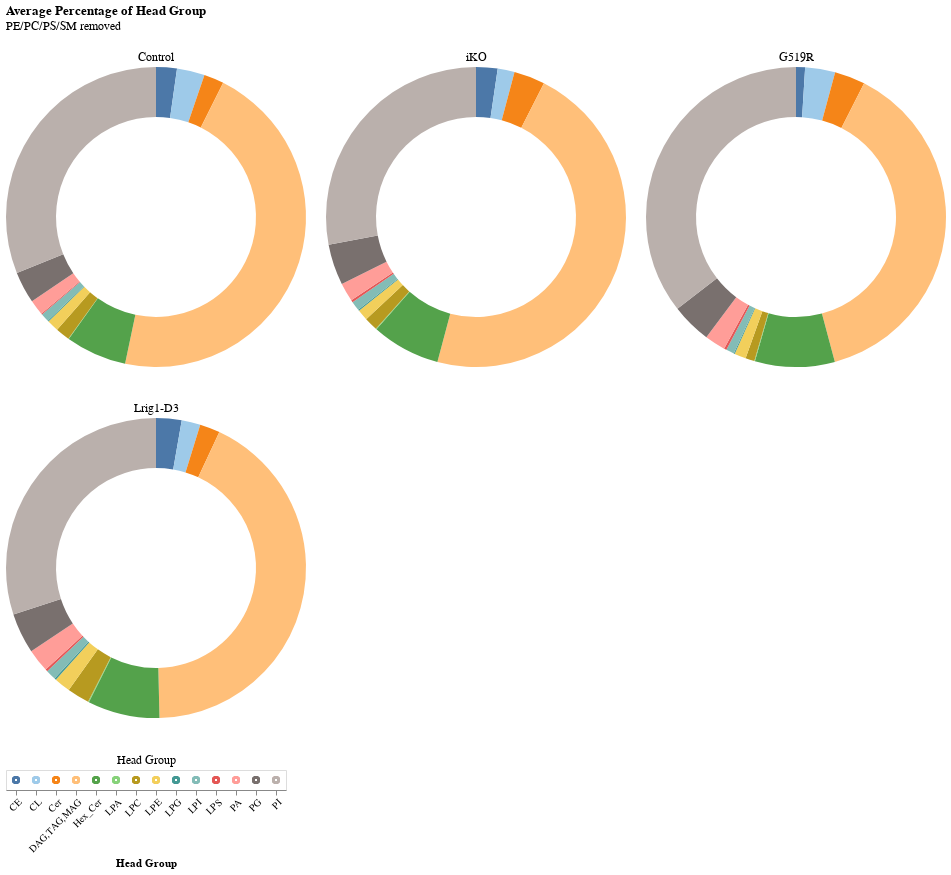

The code cell stored with this chart in its notebook:
### Code cell
chart_list = []

# create selection tool
click = alt.selection_point(fields=['Head Group'])

# create head group legend
heads = alt.Chart(h_dropped).mark_point().encode(
    x=alt.X('Head Group').axis(labelAngle=-45),
    color=alt.condition(click, 'Head Group', alt.value('lightgray')),
    ).add_params(click).properties(title={'text':[], 'subtitle':'Head Group'})

for ptn in h_dropped['Mutation'].unique():
    source = h_dropped[h_dropped['Mutation'] == ptn]
    
    donut = alt.Chart(source).mark_arc(innerRadius=100).encode(
        theta='mean(Fraction):Q',
        color=alt.condition(click, 'Head Group', alt.value('lightgray'), scale=alt.Scale(scheme='tableau20'), legend=None),
        opacity = alt.condition(click, alt.value(1), alt.value(0.1)),
        tooltip=['Head Group', 'mean(Fraction)']
    ).add_params(click).properties(
        width=300,
        title={'text':[], 'subtitle':ptn}
    )
    
    chart_list.append(donut)

d = alt.hconcat(*chart_list[:3]) & alt.hconcat(*chart_list[3:]) & heads
d = d.properties(title={'text':['Average Percentage of Head Group'],  'subtitle':['PE/PC/PS/SM removed']})
d.save('graphs/dgat/head_group/Donut_Charts_NoPEPCPSSM.png', ppi=300)
d

### Figure 1 — Vega-Lite specification as saved in the notebook (floating-point values rounded to 4 significant figures; data arrays with more than 128 entries replaced by an {"elided": "..."} marker saying what was removed)
{"config": {"view": {"continuousWidth": 300, "continuousHeight": 300}}, "vconcat": [{"hconcat": [{"data": {"name": "data-9045ee00862f1eb254b3a41594fa8abb"}, "mark": {"type": "arc", "innerRadius": 100}, "encoding": {"color": {"condition": {"param": "param_2", "field": "Head Group", "scale": {"scheme": "tableau20"}, "legend": null, "type": "nominal"}, "value": "lightgray"}, "opacity": {"condition": {"param": "param_2", "value": 1}, "value": 0.1}, "theta": {"aggregate": "mean", "field": "Fraction", "type": "quantitative"}, "tooltip": [{"field": "Head Group", "type": "nominal"}, {"aggregate": "mean", "field": "Fraction", "type": "quantitative"}]}, "name": "view_6", "title": {"text": [], "subtitle": "Control"}, "width": 300}, {"data": {"name": "data-18dc183e5d926e8036a707639f6a462d"}, "mark": {"type": "arc", "innerRadius": 100}, "encoding": {"color": {"condition": {"param": "param_2", "field": "Head Group", "scale": {"scheme": "tableau20"}, "legend": null, "type": "nominal"}, "value": "lightgray"}, "opacity": {"condition": {"param": "param_2", "value": 1}, "value": 0.1}, "theta": {"aggregate": "mean", "field": "Fraction", "type": "quantitative"}, "tooltip": [{"field": "Head Group", "type": "nominal"}, {"aggregate": "mean", "field": "Fraction", "type": "quantitative"}]}, "name": "view_7", "title": {"text": [], "subtitle": "iKO"}, "width": 300}, {"data": {"name": "data-609cd1e35fa8c9c6ba0f7f0d8c4942c1"}, "mark": {"type": "arc", "innerRadius": 100}, "encoding": {"color": {"condition": {"param": "param_2", "field": "Head Group", "scale": {"scheme": "tableau20"}, "legend": null, "type": "nominal"}, "value": "lightgray"}, "opacity": {"condition": {"param": "param_2", "value": 1}, "value": 0.1}, "theta": {"aggregate": "mean", "field": "Fraction", "type": "quantitative"}, "tooltip": [{"field": "Head Group", "type": "nominal"}, {"aggregate": "mean", "field": "Fraction", "type": "quantitative"}]}, "name": "view_8", "title": {"text": [], "subtitle": "G519R"}, "width": 300}]}, {"hconcat": [{"mark": {"type": "arc", "innerRadius": 100}, "encoding": {"color": {"condition": {"param": "param_2", "field": "Head Group", "scale": {"scheme": "tableau20"}, "legend": null, "type": "nominal"}, "value": "lightgray"}, "opacity": {"condition": {"param": "param_2", "value": 1}, "value": 0.1}, "theta": {"aggregate": "mean", "field": "Fraction", "type": "quantitative"}, "tooltip": [{"field": "Head Group", "type": "nominal"}, {"aggregate": "mean", "field": "Fraction", "type": "quantitative"}]}, "name": "view_9", "title": {"text": [], "subtitle": "Lrig1-D3"}, "width": 300}], "data": {"name": "data-17efbf0210708472ac3a6a0241dfae79"}}, {"data": {"name": "data-9fa2cf25884ba01f617118090cadcdf9"}, "mark": {"type": "point"}, "encoding": {"color": {"condition": {"param": "param_2", "field": "Head Group"}, "value": "lightgray"}, "x": {"axis": {"labelAngle": -45}, "field": "Head Group", "type": "nominal"}}, "name": "view_10", "title": {"text": [], "subtitle": "Head Group"}}], "params": [{"name": "param_2", "select": {"type": "point", "fields": ["Head Group"]}, "views": ["view_6", "view_7", "view_8", "view_9", "view_10"]}], "title": {"text": ["Average Percentage of Head Group"], "subtitle": ["PE/PC/PS/SM removed"]}, "$schema": "https://vega.github.io/schema/vega-lite/v5.17.0.json", "datasets": {"data-9045ee00862f1eb254b3a41594fa8abb": [{"Mutation": "Control", "Head Group": "CE", "Fraction": 0.006946}, {"Mutation": "Control", "Head Group": "CE", "Fraction": 0.009492}, {"Mutation": "Control", "Head Group": "CE", "Fraction": 0.01018}, {"Mutation": "Control", "Head Group": "CE", "Fraction": 0.00402}, {"Mutation": "Control", "Head Group": "CE", "Fraction": 0.003725}, {"Mutation": "Control", "Head Group": "CL", "Fraction": 0.01106}, {"Mutation": "Control", "Head Group": "CL", "Fraction": 0.009842}, {"Mutation": "Control", "Head Group": "CL", "Fraction": 0.006619}, {"Mutation": "Control", "Head Group": "CL", "Fraction": 0.009271}, {"Mutation": "Control", "Head Group": "CL", "Fraction": 0.009162}, {"Mutation": "Control", "Head Group": "Cer", "Fraction": 0.002984}, {"Mutation": "Control", "Head Group": "Cer", "Fraction": 0.009073}, {"Mutation": "Control", "Head Group": "Cer", "Fraction": 0.00769}, {"Mutation": "Control", "Head Group": "Cer", "Fraction": 0.007668}, {"Mutation": "Control", "Head Group": "Cer", "Fraction": 0.005565}, {"Mutation": "Control", "Head Group": "DAG,TAG,MAG", "Fraction": 0.1114}, {"Mutation": "Control", "Head Group": "DAG,TAG,MAG", "Fraction": 0.09536}, {"Mutation": "Control", "Head Group": "DAG,TAG,MAG", "Fraction": 0.171}, {"Mutation": "Control", "Head Group": "DAG,TAG,MAG", "Fraction": 0.178}, {"Mutation": "Control", "Head Group": "DAG,TAG,MAG", "Fraction": 0.1485}, {"Mutation": "Control", "Head Group": "Hex_Cer", "Fraction": 0.02081}, {"Mutation": "Control", "Head Group": "Hex_Cer", "Fraction": 0.02284}, {"Mutation": "Control", "Head Group": "Hex_Cer", "Fraction": 0.01916}, {"Mutation": "Control", "Head Group": "Hex_Cer", "Fraction": 0.01899}, {"Mutation": "Control", "Head Group": "Hex_Cer", "Fraction": 0.01906}, {"Mutation": "Control", "Head Group": "LPA", "Fraction": 0.0001258}, {"Mutation": "Control", "Head Group": "LPA", "Fraction": 0.0002699}, {"Mutation": "Control", "Head Group": "LPA", "Fraction": 0.0001613}, {"Mutation": "Control", "Head Group": "LPA", "Fraction": 0.0001277}, {"Mutation": "Control", "Head Group": "LPA", "Fraction": 8.399e-05}, {"Mutation": "Control", "Head Group": "LPC", "Fraction": 0.005244}, {"Mutation": "Control", "Head Group": "LPC", "Fraction": 0.005773}, {"Mutation": "Control", "Head Group": "LPC", "Fraction": 0.00517}, {"Mutation": "Control", "Head Group": "LPC", "Fraction": 0.004123}, {"Mutation": "Control", "Head Group": "LPC", "Fraction": 0.003141}, {"Mutation": "Control", "Head Group": "LPE", "Fraction": 0.003557}, {"Mutation": "Control", "Head Group": "LPE", "Fraction": 0.005278}, {"Mutation": "Control", "Head Group": "LPE", "Fraction": 0.003791}, {"Mutation": "Control", "Head Group": "LPE", "Fraction": 0.003694}, {"Mutation": "Control", "Head Group": "LPE", "Fraction": 0.002987}, {"Mutation": "Control", "Head Group": "LPG", "Fraction": 0.0002505}, {"Mutation": "Control", "Head Group": "LPG", "Fraction": 0.0004245}, {"Mutation": "Control", "Head Group": "LPG", "Fraction": 0.0003693}, {"Mutation": "Control", "Head Group": "LPG", "Fraction": 0.0003146}, {"Mutation": "Control", "Head Group": "LPG", "Fraction": 0.0002691}, {"Mutation": "Control", "Head Group": "LPI", "Fraction": 0.003304}, {"Mutation": "Control", "Head Group": "LPI", "Fraction": 0.003159}, {"Mutation": "Control", "Head Group": "LPI", "Fraction": 0.002939}, {"Mutation": "Control", "Head Group": "LPI", "Fraction": 0.002393}, {"Mutation": "Control", "Head Group": "LPI", "Fraction": 0.002177}, {"Mutation": "Control", "Head Group": "LPS", "Fraction": 0.0002429}, {"Mutation": "Control", "Head Group": "LPS", "Fraction": 0.0005735}, {"Mutation": "Control", "Head Group": "LPS", "Fraction": 0.0002797}, {"Mutation": "Control", "Head Group": "LPS", "Fraction": 0.0003242}, {"Mutation": "Control", "Head Group": "LPS", "Fraction": 0.0003173}, {"Mutation": "Control", "Head Group": "PA", "Fraction": 0.005527}, {"Mutation": "Control", "Head Group": "PA", "Fraction": 0.006836}, {"Mutation": "Control", "Head Group": "PA", "Fraction": 0.004954}, {"Mutation": "Control", "Head Group": "PA", "Fraction": 0.004216}, {"Mutation": "Control", "Head Group": "PA", "Fraction": 0.003743}, {"Mutation": "Control", "Head Group": "PG", "Fraction": 0.0108}, {"Mutation": "Control", "Head Group": "PG", "Fraction": 0.01109}, {"Mutation": "Control", "Head Group": "PG", "Fraction": 0.01059}, {"Mutation": "Control", "Head Group": "PG", "Fraction": 0.009906}, {"Mutation": "Control", "Head Group": "PG", "Fraction": 0.01001}, {"Mutation": "Control", "Head Group": "PI", "Fraction": 0.1027}, {"Mutation": "Control", "Head Group": "PI", "Fraction": 0.09466}, {"Mutation": "Control", "Head Group": "PI", "Fraction": 0.09096}, {"Mutation": "Control", "Head Group": "PI", "Fraction": 0.08957}, {"Mutation": "Control", "Head Group": "PI", "Fraction": 0.09878}], "data-18dc183e5d926e8036a707639f6a462d": [{"Mutation": "iKO", "Head Group": "CE", "Fraction": 0.007533}, {"Mutation": "iKO", "Head Group": "CE", "Fraction": 0.005789}, {"Mutation": "iKO", "Head Group": "CE", "Fraction": 0.002648}, {"Mutation": "iKO", "Head Group": "CE", "Fraction": 0.003108}, {"Mutation": "iKO", "Head Group": "CE", "Fraction": 0.008212}, {"Mutation": "iKO", "Head Group": "CE", "Fraction": 0.009307}, {"Mutation": "iKO", "Head Group": "CL", "Fraction": 0.00464}, {"Mutation": "iKO", "Head Group": "CL", "Fraction": 0.004837}, {"Mutation": "iKO", "Head Group": "CL", "Fraction": 0.003369}, {"Mutation": "iKO", "Head Group": "CL", "Fraction": 0.005141}, {"Mutation": "iKO", "Head Group": "CL", "Fraction": 0.005068}, {"Mutation": "iKO", "Head Group": "CL", "Fraction": 0.005732}, {"Mutation": "iKO", "Head Group": "Cer", "Fraction": 0.01114}, {"Mutation": "iKO", "Head Group": "Cer", "Fraction": 0.008958}, {"Mutation": "iKO", "Head Group": "Cer", "Fraction": 0.004582}, {"Mutation": "iKO", "Head Group": "Cer", "Fraction": 0.00947}, {"Mutation": "iKO", "Head Group": "Cer", "Fraction": 0.008778}, {"Mutation": "iKO", "Head Group": "Cer", "Fraction": 0.009941}, {"Mutation": "iKO", "Head Group": "DAG,TAG,MAG", "Fraction": 0.1119}, {"Mutation": "iKO", "Head Group": "DAG,TAG,MAG", "Fraction": 0.188}, {"Mutation": "iKO", "Head Group": "DAG,TAG,MAG", "Fraction": 0.1806}, {"Mutation": "iKO", "Head Group": "DAG,TAG,MAG", "Fraction": 0.1034}, {"Mutation": "iKO", "Head Group": "DAG,TAG,MAG", "Fraction": 0.09473}, {"Mutation": "iKO", "Head Group": "DAG,TAG,MAG", "Fraction": 0.05895}, {"Mutation": "iKO", "Head Group": "Hex_Cer", "Fraction": 0.01858}, {"Mutation": "iKO", "Head Group": "Hex_Cer", "Fraction": 0.01934}, {"Mutation": "iKO", "Head Group": "Hex_Cer", "Fraction": 0.01422}, {"Mutation": "iKO", "Head Group": "Hex_Cer", "Fraction": 0.01894}, {"Mutation": "iKO", "Head Group": "Hex_Cer", "Fraction": 0.02642}, {"Mutation": "iKO", "Head Group": "Hex_Cer", "Fraction": 0.01958}, {"Mutation": "iKO", "Head Group": "LPA", "Fraction": 0.0003064}, {"Mutation": "iKO", "Head Group": "LPA", "Fraction": 0.0002179}, {"Mutation": "iKO", "Head Group": "LPA", "Fraction": 0.0001204}, {"Mutation": "iKO", "Head Group": "LPA", "Fraction": 0.0002116}, {"Mutation": "iKO", "Head Group": "LPA", "Fraction": 0.0002897}, {"Mutation": "iKO", "Head Group": "LPA", "Fraction": 0.0002089}, {"Mutation": "iKO", "Head Group": "LPC", "Fraction": 0.00612}, {"Mutation": "iKO", "Head Group": "LPC", "Fraction": 0.004258}, {"Mutation": "iKO", "Head Group": "LPC", "Fraction": 0.001662}, {"Mutation": "iKO", "Head Group": "LPC", "Fraction": 0.002421}, {"Mutation": "iKO", "Head Group": "LPC", "Fraction": 0.003719}, {"Mutation": "iKO", "Head Group": "LPC", "Fraction": 0.004495}, {"Mutation": "iKO", "Head Group": "LPE", "Fraction": 0.003832}, {"Mutation": "iKO", "Head Group": "LPE", "Fraction": 0.003185}, {"Mutation": "iKO", "Head Group": "LPE", "Fraction": 0.002096}, {"Mutation": "iKO", "Head Group": "LPE", "Fraction": 0.002543}, {"Mutation": "iKO", "Head Group": "LPE", "Fraction": 0.003283}, {"Mutation": "iKO", "Head Group": "LPE", "Fraction": 0.003476}, {"Mutation": "iKO", "Head Group": "LPG", "Fraction": 0.0004579}, {"Mutation": "iKO", "Head Group": "LPG", "Fraction": 0.0005012}, {"Mutation": "iKO", "Head Group": "LPG", "Fraction": 0.0001644}, {"Mutation": "iKO", "Head Group": "LPG", "Fraction": 0.0003316}, {"Mutation": "iKO", "Head Group": "LPG", "Fraction": 0.0003566}, {"Mutation": "iKO", "Head Group": "LPG", "Fraction": 0.0003473}, {"Mutation": "iKO", "Head Group": "LPI", "Fraction": 0.003797}, {"Mutation": "iKO", "Head Group": "LPI", "Fraction": 0.003209}, {"Mutation": "iKO", "Head Group": "LPI", "Fraction": 0.001561}, {"Mutation": "iKO", "Head Group": "LPI", "Fraction": 0.002089}, {"Mutation": "iKO", "Head Group": "LPI", "Fraction": 0.002583}, {"Mutation": "iKO", "Head Group": "LPI", "Fraction": 0.00282}, {"Mutation": "iKO", "Head Group": "LPS", "Fraction": 0.000626}, {"Mutation": "iKO", "Head Group": "LPS", "Fraction": 0.0005222}, {"Mutation": "iKO", "Head Group": "LPS", "Fraction": 0.0004548}, {"Mutation": "iKO", "Head Group": "LPS", "Fraction": 0.0005532}, {"Mutation": "iKO", "Head Group": "LPS", "Fraction": 0.0009502}, {"Mutation": "iKO", "Head Group": "LPS", "Fraction": 0.0005445}, {"Mutation": "iKO", "Head Group": "PA", "Fraction": 0.006015}, {"Mutation": "iKO", "Head Group": "PA", "Fraction": 0.003986}, {"Mutation": "iKO", "Head Group": "PA", "Fraction": 0.004116}, {"Mutation": "iKO", "Head Group": "PA", "Fraction": 0.005394}, {"Mutation": "iKO", "Head Group": "PA", "Fraction": 0.007024}, {"Mutation": "iKO", "Head Group": "PA", "Fraction": 0.005241}, {"Mutation": "iKO", "Head Group": "PG", "Fraction": 0.01269}, {"Mutation": "iKO", "Head Group": "PG", "Fraction": 0.01305}, {"Mutation": "iKO", "Head Group": "PG", "Fraction": 0.009543}, {"Mutation": "iKO", "Head Group": "PG", "Fraction": 0.0101}, {"Mutation": "iKO", "Head Group": "PG", "Fraction": 0.01103}, {"Mutation": "iKO", "Head Group": "PG", "Fraction": 0.01305}, {"Mutation": "iKO", "Head Group": "PI", "Fraction": 0.08211}, {"Mutation": "iKO", "Head Group": "PI", "Fraction": 0.06142}, {"Mutation": "iKO", "Head Group": "PI", "Fraction": 0.0614}, {"Mutation": "iKO", "Head Group": "PI", "Fraction": 0.07912}, {"Mutation": "iKO", "Head Group": "PI", "Fraction": 0.07804}, {"Mutation": "iKO", "Head Group": "PI", "Fraction": 0.08001}], "data-609cd1e35fa8c9c6ba0f7f0d8c4942c1": [{"Mutation": "G519R", "Head Group": "CE", "Fraction": 0.003447}, {"Mutation": "G519R", "Head Group": "CE", "Fraction": 0.001186}, {"Mutation": "G519R", "Head Group": "CE", "Fraction": 0.002121}, {"Mutation": "G519R", "Head Group": "CE", "Fraction": 0.001372}, {"Mutation": "G519R", "Head Group": "CE", "Fraction": 0.00314}, {"Mutation": "G519R", "Head Group": "CL", "Fraction": 0.007374}, {"Mutation": "G519R", "Head Group": "CL", "Fraction": 0.009687}, {"Mutation": "G519R", "Head Group": "CL", "Fraction": 0.009758}, {"Mutation": "G519R", "Head Group": "CL", "Fraction": 0.004784}, {"Mutation": "G519R", "Head Group": "CL", "Fraction": 0.005899}, {"Mutation": "G519R", "Head Group": "Cer", "Fraction": 0.007265}, {"Mutation": "G519R", "Head Group": "Cer", "Fraction": 0.005473}, {"Mutation": "G519R", "Head Group": "Cer", "Fraction": 0.01184}, {"Mutation": "G519R", "Head Group": "Cer", "Fraction": 0.004534}, {"Mutation": "G519R", "Head Group": "Cer", "Fraction": 0.009071}, {"Mutation": "G519R", "Head Group": "DAG,TAG,MAG", "Fraction": 0.07039}, {"Mutation": "G519R", "Head Group": "DAG,TAG,MAG", "Fraction": 0.07611}, {"Mutation": "G519R", "Head Group": "DAG,TAG,MAG", "Fraction": 0.07229}, {"Mutation": "G519R", "Head Group": "DAG,TAG,MAG", "Fraction": 0.1567}, {"Mutation": "G519R", "Head Group": "DAG,TAG,MAG", "Fraction": 0.06879}, {"Mutation": "G519R", "Head Group": "Hex_Cer", "Fraction": 0.02159}, {"Mutation": "G519R", "Head Group": "Hex_Cer", "Fraction": 0.02118}, {"Mutation": "G519R", "Head Group": "Hex_Cer", "Fraction": 0.01986}, {"Mutation": "G519R", "Head Group": "Hex_Cer", "Fraction": 0.01788}, {"Mutation": "G519R", "Head Group": "Hex_Cer", "Fraction": 0.01902}, {"Mutation": "G519R", "Head Group": "LPA", "Fraction": 0.0002055}, {"Mutation": "G519R", "Head Group": "LPA", "Fraction": 0.0001652}, {"Mutation": "G519R", "Head Group": "LPA", "Fraction": 8.629e-05}, {"Mutation": "G519R", "Head Group": "LPA", "Fraction": 0.0001441}, {"Mutation": "G519R", "Head Group": "LPA", "Fraction": 0.0002252}, {"Mutation": "G519R", "Head Group": "LPC", "Fraction": 0.002632}, {"Mutation": "G519R", "Head Group": "LPC", "Fraction": 0.001975}, {"Mutation": "G519R", "Head Group": "LPC", "Fraction": 0.002384}, {"Mutation": "G519R", "Head Group": "LPC", "Fraction": 0.00146}, {"Mutation": "G519R", "Head Group": "LPC", "Fraction": 0.002778}, {"Mutation": "G519R", "Head Group": "LPE", "Fraction": 0.002686}, {"Mutation": "G519R", "Head Group": "LPE", "Fraction": 0.002693}, {"Mutation": "G519R", "Head Group": "LPE", "Fraction": 0.00372}, {"Mutation": "G519R", "Head Group": "LPE", "Fraction": 0.002201}, {"Mutation": "G519R", "Head Group": "LPE", "Fraction": 0.003132}, {"Mutation": "G519R", "Head Group": "LPG", "Fraction": 0.0004055}, {"Mutation": "G519R", "Head Group": "LPG", "Fraction": 0.0002037}, {"Mutation": "G519R", "Head Group": "LPG", "Fraction": 0.0001434}, {"Mutation": "G519R", "Head Group": "LPG", "Fraction": 0.0001432}, {"Mutation": "G519R", "Head Group": "LPG", "Fraction": 0.0003412}, {"Mutation": "G519R", "Head Group": "LPI", "Fraction": 0.001914}, {"Mutation": "G519R", "Head Group": "LPI", "Fraction": 0.00187}, {"Mutation": "G519R", "Head Group": "LPI", "Fraction": 0.001971}, {"Mutation": "G519R", "Head Group": "LPI", "Fraction": 0.002017}, {"Mutation": "G519R", "Head Group": "LPI", "Fraction": 0.002396}, {"Mutation": "G519R", "Head Group": "LPS", "Fraction": 0.0007787}, {"Mutation": "G519R", "Head Group": "LPS", "Fraction": 0.0005271}, {"Mutation": "G519R", "Head Group": "LPS", "Fraction": 0.000463}, {"Mutation": "G519R", "Head Group": "LPS", "Fraction": 0.0005399}, {"Mutation": "G519R", "Head Group": "LPS", "Fraction": 0.0008557}, {"Mutation": "G519R", "Head Group": "PA", "Fraction": 0.006538}, {"Mutation": "G519R", "Head Group": "PA", "Fraction": 0.004873}, {"Mutation": "G519R", "Head Group": "PA", "Fraction": 0.003997}, {"Mutation": "G519R", "Head Group": "PA", "Fraction": 0.00441}, {"Mutation": "G519R", "Head Group": "PA", "Fraction": 0.006162}, {"Mutation": "G519R", "Head Group": "PG", "Fraction": 0.009083}, {"Mutation": "G519R", "Head Group": "PG", "Fraction": 0.009606}, {"Mutation": "G519R", "Head Group": "PG", "Fraction": 0.01141}, {"Mutation": "G519R", "Head Group": "PG", "Fraction": 0.00757}, {"Mutation": "G519R", "Head Group": "PG", "Fraction": 0.01233}, {"Mutation": "G519R", "Head Group": "PI", "Fraction": 0.083}, {"Mutation": "G519R", "Head Group": "PI", "Fraction": 0.08297}, {"Mutation": "G519R", "Head Group": "PI", "Fraction": 0.08901}, {"Mutation": "G519R", "Head Group": "PI", "Fraction": 0.07774}, {"Mutation": "G519R", "Head Group": "PI", "Fraction": 0.07867}], "data-17efbf0210708472ac3a6a0241dfae79": [{"Mutation": "Lrig1-D3", "Head Group": "CE", "Fraction": 0.01087}, {"Mutation": "Lrig1-D3", "Head Group": "CE", "Fraction": 0.003821}, {"Mutation": "Lrig1-D3", "Head Group": "CE", "Fraction": 0.01203}, {"Mutation": "Lrig1-D3", "Head Group": "CE", "Fraction": 0.005516}, {"Mutation": "Lrig1-D3", "Head Group": "CL", "Fraction": 0.008413}, {"Mutation": "Lrig1-D3", "Head Group": "CL", "Fraction": 0.004055}, {"Mutation": "Lrig1-D3", "Head Group": "CL", "Fraction": 0.00668}, {"Mutation": "Lrig1-D3", "Head Group": "CL", "Fraction": 0.004576}, {"Mutation": "Lrig1-D3", "Head Group": "Cer", "Fraction": 0.005679}, {"Mutation": "Lrig1-D3", "Head Group": "Cer", "Fraction": 0.0066}, {"Mutation": "Lrig1-D3", "Head Group": "Cer", "Fraction": 0.006086}, {"Mutation": "Lrig1-D3", "Head Group": "Cer", "Fraction": 0.007129}, {"Mutation": "Lrig1-D3", "Head Group": "DAG,TAG,MAG", "Fraction": 0.1861}, {"Mutation": "Lrig1-D3", "Head Group": "DAG,TAG,MAG", "Fraction": 0.07172}, {"Mutation": "Lrig1-D3", "Head Group": "DAG,TAG,MAG", "Fraction": 0.1475}, {"Mutation": "Lrig1-D3", "Head Group": "DAG,TAG,MAG", "Fraction": 0.09563}, {"Mutation": "Lrig1-D3", "Head Group": "Hex_Cer", "Fraction": 0.02577}, {"Mutation": "Lrig1-D3", "Head Group": "Hex_Cer", "Fraction": 0.01646}, {"Mutation": "Lrig1-D3", "Head Group": "Hex_Cer", "Fraction": 0.02891}, {"Mutation": "Lrig1-D3", "Head Group": "Hex_Cer", "Fraction": 0.0199}, {"Mutation": "Lrig1-D3", "Head Group": "LPA", "Fraction": 0.0002352}, {"Mutation": "Lrig1-D3", "Head Group": "LPA", "Fraction": 0.0003082}, {"Mutation": "Lrig1-D3", "Head Group": "LPA", "Fraction": 0.000279}, {"Mutation": "Lrig1-D3", "Head Group": "LPA", "Fraction": 0.000257}, {"Mutation": "Lrig1-D3", "Head Group": "LPC", "Fraction": 0.005647}, {"Mutation": "Lrig1-D3", "Head Group": "LPC", "Fraction": 0.01385}, {"Mutation": "Lrig1-D3", "Head Group": "LPC", "Fraction": 0.005096}, {"Mutation": "Lrig1-D3", "Head Group": "LPC", "Fraction": 0.003562}, {"Mutation": "Lrig1-D3", "Head Group": "LPE", "Fraction": 0.004371}, {"Mutation": "Lrig1-D3", "Head Group": "LPE", "Fraction": 0.009498}, {"Mutation": "Lrig1-D3", "Head Group": "LPE", "Fraction": 0.003665}, {"Mutation": "Lrig1-D3", "Head Group": "LPE", "Fraction": 0.003156}, {"Mutation": "Lrig1-D3", "Head Group": "LPG", "Fraction": 0.0004284}, {"Mutation": "Lrig1-D3", "Head Group": "LPG", "Fraction": 0.0004352}, {"Mutation": "Lrig1-D3", "Head Group": "LPG", "Fraction": 0.0004898}, {"Mutation": "Lrig1-D3", "Head Group": "LPG", "Fraction": 0.0006837}, {"Mutation": "Lrig1-D3", "Head Group": "LPI", "Fraction": 0.002883}, {"Mutation": "Lrig1-D3", "Head Group": "LPI", "Fraction": 0.004685}, {"Mutation": "Lrig1-D3", "Head Group": "LPI", "Fraction": 0.00229}, {"Mutation": "Lrig1-D3", "Head Group": "LPI", "Fraction": 0.00317}, {"Mutation": "Lrig1-D3", "Head Group": "LPS", "Fraction": 0.0005252}, {"Mutation": "Lrig1-D3", "Head Group": "LPS", "Fraction": 0.001038}, {"Mutation": "Lrig1-D3", "Head Group": "LPS", "Fraction": 0.0007999}, {"Mutation": "Lrig1-D3", "Head Group": "LPS", "Fraction": 0.0003213}, {"Mutation": "Lrig1-D3", "Head Group": "PA", "Fraction": 0.006722}, {"Mutation": "Lrig1-D3", "Head Group": "PA", "Fraction": 0.009247}, {"Mutation": "Lrig1-D3", "Head Group": "PA", "Fraction": 0.008188}, {"Mutation": "Lrig1-D3", "Head Group": "PA", "Fraction": 0.005034}, {"Mutation": "Lrig1-D3", "Head Group": "PG", "Fraction": 0.01021}, {"Mutation": "Lrig1-D3", "Head Group": "PG", "Fraction": 0.01658}, {"Mutation": "Lrig1-D3", "Head Group": "PG", "Fraction": 0.009051}, {"Mutation": "Lrig1-D3", "Head Group": "PG", "Fraction": 0.01511}, {"Mutation": "Lrig1-D3", "Head Group": "PI", "Fraction": 0.08553}, {"Mutation": "Lrig1-D3", "Head Group": "PI", "Fraction": 0.08189}, {"Mutation": "Lrig1-D3", "Head Group": "PI", "Fraction": 0.0823}, {"Mutation": "Lrig1-D3", "Head Group": "PI", "Fraction": 0.1026}], "data-9fa2cf25884ba01f617118090cadcdf9": {"elided": "280 records"}}}
